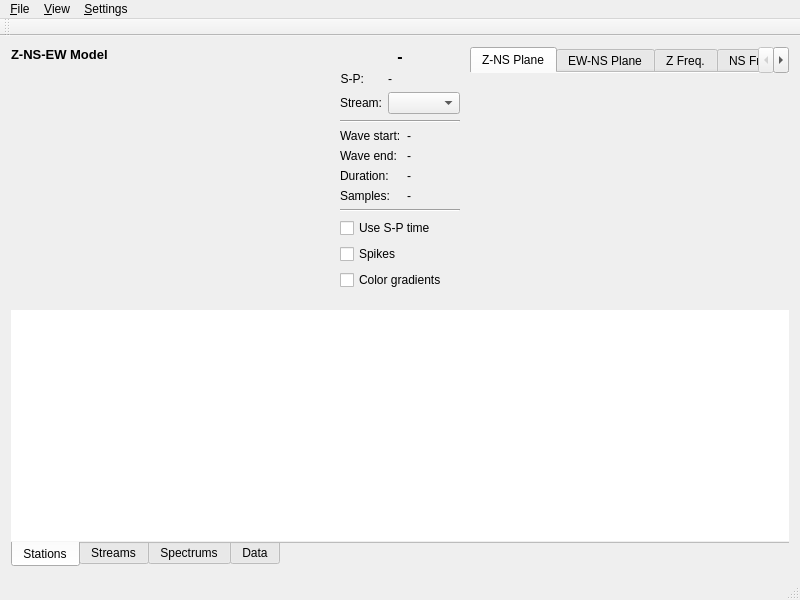
<?xml version="1.0" encoding="UTF-8"?>
<ui version="4.0">
 <class>ParticleMotionWidget</class>
 <widget class="QMainWindow" name="ParticleMotionWidget">
  <property name="geometry">
   <rect>
    <x>0</x>
    <y>0</y>
    <width>800</width>
    <height>600</height>
   </rect>
  </property>
  <property name="windowTitle">
   <string>ParticleMotionWidget</string>
  </property>
  <property name="dockOptions">
   <set>QMainWindow::AllowNestedDocks|QMainWindow::AllowTabbedDocks|QMainWindow::AnimatedDocks</set>
  </property>
  <widget class="QWidget" name="centralWidget">
   <layout class="QVBoxLayout" name="verticalLayout_6">
    <item>
     <layout class="QHBoxLayout" name="horizontalLayout_5">
      <item>
       <layout class="QGridLayout" name="gridLayout_6">
        <item row="0" column="0">
         <widget class="QLabel" name="label_3d">
          <property name="sizePolicy">
           <sizepolicy hsizetype="Minimum" vsizetype="Minimum">
            <horstretch>0</horstretch>
            <verstretch>0</verstretch>
           </sizepolicy>
          </property>
          <property name="font">
           <font>
            <pointsize>10</pointsize>
            <weight>75</weight>
            <bold>true</bold>
           </font>
          </property>
          <property name="text">
           <string>Z-NS-EW Model</string>
          </property>
         </widget>
        </item>
        <item row="1" column="0">
         <widget class="QFrame" name="frame3dplot">
          <property name="sizePolicy">
           <sizepolicy hsizetype="Expanding" vsizetype="Expanding">
            <horstretch>0</horstretch>
            <verstretch>0</verstretch>
           </sizepolicy>
          </property>
         </widget>
        </item>
       </layout>
      </item>
      <item>
       <widget class="QWidget" name="widget_2" native="true">
        <property name="sizePolicy">
         <sizepolicy hsizetype="Minimum" vsizetype="Minimum">
          <horstretch>0</horstretch>
          <verstretch>0</verstretch>
         </sizepolicy>
        </property>
        <layout class="QGridLayout" name="gridLayout">
         <property name="leftMargin">
          <number>4</number>
         </property>
         <property name="topMargin">
          <number>0</number>
         </property>
         <property name="rightMargin">
          <number>4</number>
         </property>
         <property name="bottomMargin">
          <number>0</number>
         </property>
         <item row="2" column="0">
          <widget class="Line" name="line_2">
           <property name="orientation">
            <enum>Qt::Horizontal</enum>
           </property>
          </widget>
         </item>
         <item row="4" column="0">
          <widget class="Line" name="line">
           <property name="orientation">
            <enum>Qt::Horizontal</enum>
           </property>
          </widget>
         </item>
         <item row="0" column="0">
          <widget class="QLabel" name="label_stationName">
           <property name="sizePolicy">
            <sizepolicy hsizetype="Minimum" vsizetype="Minimum">
             <horstretch>0</horstretch>
             <verstretch>0</verstretch>
            </sizepolicy>
           </property>
           <property name="font">
            <font>
             <pointsize>12</pointsize>
             <weight>75</weight>
             <bold>true</bold>
            </font>
           </property>
           <property name="text">
            <string>-</string>
           </property>
           <property name="alignment">
            <set>Qt::AlignCenter</set>
           </property>
          </widget>
         </item>
         <item row="1" column="0">
          <layout class="QFormLayout" name="formLayout">
           <property name="fieldGrowthPolicy">
            <enum>QFormLayout::ExpandingFieldsGrow</enum>
           </property>
           <item row="0" column="0">
            <widget class="QLabel" name="label_8">
             <property name="text">
              <string>S-P:</string>
             </property>
             <property name="alignment">
              <set>Qt::AlignRight|Qt::AlignTrailing|Qt::AlignVCenter</set>
             </property>
            </widget>
           </item>
           <item row="0" column="1">
            <widget class="QLabel" name="label_sminusp">
             <property name="sizePolicy">
              <sizepolicy hsizetype="Preferred" vsizetype="Preferred">
               <horstretch>0</horstretch>
               <verstretch>0</verstretch>
              </sizepolicy>
             </property>
             <property name="text">
              <string>-</string>
             </property>
            </widget>
           </item>
           <item row="1" column="0">
            <widget class="QLabel" name="label_2">
             <property name="sizePolicy">
              <sizepolicy hsizetype="Minimum" vsizetype="Minimum">
               <horstretch>0</horstretch>
               <verstretch>0</verstretch>
              </sizepolicy>
             </property>
             <property name="layoutDirection">
              <enum>Qt::LeftToRight</enum>
             </property>
             <property name="text">
              <string>Stream:</string>
             </property>
             <property name="alignment">
              <set>Qt::AlignRight|Qt::AlignTrailing|Qt::AlignVCenter</set>
             </property>
            </widget>
           </item>
           <item row="1" column="1">
            <widget class="QComboBox" name="comboBox_component">
             <property name="sizePolicy">
              <sizepolicy hsizetype="Minimum" vsizetype="Minimum">
               <horstretch>0</horstretch>
               <verstretch>0</verstretch>
              </sizepolicy>
             </property>
             <property name="cursor">
              <cursorShape>PointingHandCursor</cursorShape>
             </property>
             <property name="toolTip">
              <string>&lt;html&gt;&lt;head/&gt;&lt;body&gt;&lt;p&gt;Select component channel to display and select data from&lt;/p&gt;&lt;/body&gt;&lt;/html&gt;</string>
             </property>
             <property name="sizeAdjustPolicy">
              <enum>QComboBox::AdjustToContents</enum>
             </property>
            </widget>
           </item>
          </layout>
         </item>
         <item row="5" column="0">
          <widget class="QCheckBox" name="checkBox_useSminusP">
           <property name="sizePolicy">
            <sizepolicy hsizetype="Minimum" vsizetype="Minimum">
             <horstretch>0</horstretch>
             <verstretch>0</verstretch>
            </sizepolicy>
           </property>
           <property name="cursor">
            <cursorShape>PointingHandCursor</cursorShape>
           </property>
           <property name="toolTip">
            <string>&lt;html&gt;&lt;head/&gt;&lt;body&gt;&lt;p&gt;By selecting this option, only data within range P pick and S pick time will be used to plot the graphics&lt;/p&gt;&lt;/body&gt;&lt;/html&gt;</string>
           </property>
           <property name="text">
            <string>Use S-P time</string>
           </property>
          </widget>
         </item>
         <item row="8" column="0">
          <spacer name="verticalSpacer_5">
           <property name="orientation">
            <enum>Qt::Vertical</enum>
           </property>
           <property name="sizeType">
            <enum>QSizePolicy::Expanding</enum>
           </property>
           <property name="sizeHint" stdset="0">
            <size>
             <width>20</width>
             <height>5</height>
            </size>
           </property>
          </spacer>
         </item>
         <item row="6" column="0">
          <widget class="QCheckBox" name="checkBox_spikes">
           <property name="cursor">
            <cursorShape>PointingHandCursor</cursorShape>
           </property>
           <property name="toolTip">
            <string>&lt;html&gt;&lt;head/&gt;&lt;body&gt;&lt;p&gt;By selecting this option, spikes will be drawn to indicate the stream movement&lt;/p&gt;&lt;/body&gt;&lt;/html&gt;</string>
           </property>
           <property name="text">
            <string>Spikes</string>
           </property>
          </widget>
         </item>
         <item row="3" column="0">
          <layout class="QFormLayout" name="formLayout_3">
           <item row="0" column="0">
            <widget class="QLabel" name="label_5">
             <property name="frameShape">
              <enum>QFrame::NoFrame</enum>
             </property>
             <property name="frameShadow">
              <enum>QFrame::Plain</enum>
             </property>
             <property name="text">
              <string>Wave start:</string>
             </property>
            </widget>
           </item>
           <item row="0" column="1">
            <widget class="QLabel" name="label_wstart">
             <property name="text">
              <string>-</string>
             </property>
            </widget>
           </item>
           <item row="1" column="0">
            <widget class="QLabel" name="label_6">
             <property name="text">
              <string>Wave end:</string>
             </property>
            </widget>
           </item>
           <item row="1" column="1">
            <widget class="QLabel" name="label_wend">
             <property name="text">
              <string>-</string>
             </property>
            </widget>
           </item>
           <item row="2" column="0">
            <widget class="QLabel" name="label_3">
             <property name="text">
              <string>Duration:</string>
             </property>
            </widget>
           </item>
           <item row="2" column="1">
            <widget class="QLabel" name="label_waveDuration">
             <property name="text">
              <string>-</string>
             </property>
            </widget>
           </item>
           <item row="3" column="0">
            <widget class="QLabel" name="label_7">
             <property name="text">
              <string>Samples:</string>
             </property>
            </widget>
           </item>
           <item row="3" column="1">
            <widget class="QLabel" name="label_samplesCount">
             <property name="text">
              <string>-</string>
             </property>
            </widget>
           </item>
          </layout>
         </item>
         <item row="7" column="0">
          <widget class="QCheckBox" name="checkBox_colorsGradient">
           <property name="cursor">
            <cursorShape>PointingHandCursor</cursorShape>
           </property>
           <property name="toolTip">
            <string>&lt;html&gt;&lt;head/&gt;&lt;body&gt;&lt;p&gt;By selecting this option, gradients will be used to paint graphics instead of monochromatic gray color&lt;/p&gt;&lt;/body&gt;&lt;/html&gt;</string>
           </property>
           <property name="text">
            <string>Color gradients</string>
           </property>
          </widget>
         </item>
        </layout>
       </widget>
      </item>
      <item>
       <widget class="QTabWidget" name="tabWidget">
        <property name="sizePolicy">
         <sizepolicy hsizetype="Expanding" vsizetype="Expanding">
          <horstretch>0</horstretch>
          <verstretch>0</verstretch>
         </sizepolicy>
        </property>
        <property name="tabPosition">
         <enum>QTabWidget::North</enum>
        </property>
        <property name="tabShape">
         <enum>QTabWidget::Rounded</enum>
        </property>
        <property name="currentIndex">
         <number>0</number>
        </property>
        <property name="documentMode">
         <bool>true</bool>
        </property>
        <widget class="QWidget" name="tabZNSPlane">
         <attribute name="title">
          <string>Z-NS Plane</string>
         </attribute>
         <layout class="QGridLayout" name="gridLayout_7">
          <property name="margin">
           <number>0</number>
          </property>
          <item row="0" column="0">
           <widget class="QFrame" name="framePzns"/>
          </item>
         </layout>
        </widget>
        <widget class="QWidget" name="tabEWNSPlane">
         <attribute name="title">
          <string>EW-NS Plane</string>
         </attribute>
         <layout class="QGridLayout" name="gridLayout_8">
          <property name="margin">
           <number>0</number>
          </property>
          <item row="0" column="0">
           <widget class="QFrame" name="framePewns"/>
          </item>
         </layout>
        </widget>
        <widget class="QWidget" name="tabZFreq">
         <attribute name="title">
          <string>Z Freq.</string>
         </attribute>
         <layout class="QVBoxLayout" name="verticalLayout_2">
          <property name="margin">
           <number>0</number>
          </property>
          <item>
           <widget class="QFrame" name="frameZFreq">
            <property name="sizePolicy">
             <sizepolicy hsizetype="Expanding" vsizetype="Expanding">
              <horstretch>0</horstretch>
              <verstretch>0</verstretch>
             </sizepolicy>
            </property>
            <property name="frameShape">
             <enum>QFrame::NoFrame</enum>
            </property>
            <property name="frameShadow">
             <enum>QFrame::Raised</enum>
            </property>
           </widget>
          </item>
         </layout>
        </widget>
        <widget class="QWidget" name="tabNSFreq">
         <attribute name="title">
          <string>NS Freq.</string>
         </attribute>
         <layout class="QVBoxLayout" name="verticalLayout_4">
          <property name="margin">
           <number>0</number>
          </property>
          <item>
           <widget class="QFrame" name="frameNSFreq">
            <property name="sizePolicy">
             <sizepolicy hsizetype="Expanding" vsizetype="Expanding">
              <horstretch>0</horstretch>
              <verstretch>0</verstretch>
             </sizepolicy>
            </property>
            <property name="frameShape">
             <enum>QFrame::NoFrame</enum>
            </property>
            <property name="frameShadow">
             <enum>QFrame::Raised</enum>
            </property>
           </widget>
          </item>
         </layout>
        </widget>
        <widget class="QWidget" name="tabEWFreq">
         <attribute name="title">
          <string>EW Freq.</string>
         </attribute>
         <layout class="QVBoxLayout" name="verticalLayout_7">
          <property name="margin">
           <number>0</number>
          </property>
          <item>
           <widget class="QFrame" name="frameEWFreq">
            <property name="sizePolicy">
             <sizepolicy hsizetype="Expanding" vsizetype="Expanding">
              <horstretch>0</horstretch>
              <verstretch>0</verstretch>
             </sizepolicy>
            </property>
            <property name="frameShape">
             <enum>QFrame::NoFrame</enum>
            </property>
            <property name="frameShadow">
             <enum>QFrame::Raised</enum>
            </property>
           </widget>
          </item>
         </layout>
        </widget>
       </widget>
      </item>
     </layout>
    </item>
    <item>
     <widget class="QTabWidget" name="tabWidgetStationData">
      <property name="tabPosition">
       <enum>QTabWidget::South</enum>
      </property>
      <property name="currentIndex">
       <number>0</number>
      </property>
      <property name="documentMode">
       <bool>true</bool>
      </property>
      <widget class="QWidget" name="stationsTab">
       <attribute name="title">
        <string>Stations</string>
       </attribute>
       <layout class="QHBoxLayout" name="horizontalLayout_6">
        <property name="margin">
         <number>0</number>
        </property>
        <item>
         <widget class="QTableWidget" name="tableWidget_stations">
          <property name="cursor" stdset="0">
           <cursorShape>PointingHandCursor</cursorShape>
          </property>
          <property name="toolTip">
           <string>&lt;html&gt;&lt;head/&gt;&lt;body&gt;&lt;p&gt;Double click on row to select a station&lt;/p&gt;&lt;/body&gt;&lt;/html&gt;</string>
          </property>
          <property name="frameShape">
           <enum>QFrame::NoFrame</enum>
          </property>
          <property name="frameShadow">
           <enum>QFrame::Plain</enum>
          </property>
          <property name="sortingEnabled">
           <bool>true</bool>
          </property>
          <property name="wordWrap">
           <bool>true</bool>
          </property>
         </widget>
        </item>
       </layout>
      </widget>
      <widget class="QWidget" name="streamsTab">
       <attribute name="title">
        <string>Streams</string>
       </attribute>
       <layout class="QHBoxLayout" name="horizontalLayout_7">
        <property name="margin">
         <number>0</number>
        </property>
        <item>
         <widget class="QFrame" name="frameStream">
          <property name="sizePolicy">
           <sizepolicy hsizetype="Expanding" vsizetype="Expanding">
            <horstretch>0</horstretch>
            <verstretch>0</verstretch>
           </sizepolicy>
          </property>
          <property name="minimumSize">
           <size>
            <width>0</width>
            <height>0</height>
           </size>
          </property>
         </widget>
        </item>
       </layout>
      </widget>
      <widget class="QWidget" name="spectrumsTab">
       <attribute name="title">
        <string>Spectrums</string>
       </attribute>
       <layout class="QHBoxLayout" name="horizontalLayout_2">
        <property name="margin">
         <number>0</number>
        </property>
        <item>
         <widget class="QFrame" name="frameZSpectrogram">
          <property name="frameShape">
           <enum>QFrame::NoFrame</enum>
          </property>
          <property name="frameShadow">
           <enum>QFrame::Raised</enum>
          </property>
         </widget>
        </item>
       </layout>
      </widget>
      <widget class="QWidget" name="dataTab">
       <attribute name="title">
        <string>Data</string>
       </attribute>
       <layout class="QHBoxLayout" name="horizontalLayout">
        <property name="margin">
         <number>0</number>
        </property>
        <item>
         <widget class="QTableWidget" name="tableWidget_data">
          <property name="sizePolicy">
           <sizepolicy hsizetype="Expanding" vsizetype="Expanding">
            <horstretch>0</horstretch>
            <verstretch>0</verstretch>
           </sizepolicy>
          </property>
          <property name="cursor" stdset="0">
           <cursorShape>PointingHandCursor</cursorShape>
          </property>
          <property name="frameShape">
           <enum>QFrame::NoFrame</enum>
          </property>
          <property name="frameShadow">
           <enum>QFrame::Plain</enum>
          </property>
          <property name="sortingEnabled">
           <bool>true</bool>
          </property>
          <property name="wordWrap">
           <bool>false</bool>
          </property>
         </widget>
        </item>
       </layout>
      </widget>
     </widget>
    </item>
   </layout>
  </widget>
  <widget class="QMenuBar" name="menuBar">
   <property name="geometry">
    <rect>
     <x>0</x>
     <y>0</y>
     <width>800</width>
     <height>21</height>
    </rect>
   </property>
   <widget class="QMenu" name="menu_File">
    <property name="title">
     <string>&amp;File</string>
    </property>
    <addaction name="actionSaveData"/>
    <addaction name="actionClose"/>
   </widget>
   <widget class="QMenu" name="menu_View">
    <property name="title">
     <string>&amp;View</string>
    </property>
    <addaction name="actionShowLog"/>
   </widget>
   <widget class="QMenu" name="menu_Settings">
    <property name="title">
     <string>&amp;Settings</string>
    </property>
    <addaction name="actionConfigureParticleMotion"/>
   </widget>
   <addaction name="menu_File"/>
   <addaction name="menu_View"/>
   <addaction name="menu_Settings"/>
  </widget>
  <widget class="QToolBar" name="mainToolBar">
   <attribute name="toolBarArea">
    <enum>TopToolBarArea</enum>
   </attribute>
   <attribute name="toolBarBreak">
    <bool>false</bool>
   </attribute>
  </widget>
  <widget class="QStatusBar" name="statusBar"/>
  <action name="actionClose">
   <property name="text">
    <string>&amp;Close</string>
   </property>
   <property name="shortcut">
    <string>Ctrl+W</string>
   </property>
  </action>
  <action name="action_Data">
   <property name="text">
    <string>&amp;Show data</string>
   </property>
   <property name="toolTip">
    <string>Show data table</string>
   </property>
   <property name="shortcut">
    <string>Ctrl+D</string>
   </property>
  </action>
  <action name="actionShowLog">
   <property name="text">
    <string>&amp;Show log</string>
   </property>
   <property name="toolTip">
    <string>Show log</string>
   </property>
   <property name="shortcut">
    <string>Ctrl+L</string>
   </property>
  </action>
  <action name="actionSaveData">
   <property name="text">
    <string>&amp;Save data</string>
   </property>
   <property name="shortcut">
    <string>Ctrl+S</string>
   </property>
  </action>
  <action name="actionConfigureParticleMotion">
   <property name="text">
    <string>&amp;Configure &amp;ParticleMotion</string>
   </property>
   <property name="shortcut">
    <string>F3</string>
   </property>
  </action>
 </widget>
 <layoutdefault spacing="6" margin="11"/>
 <resources/>
 <connections/>
</ui>
